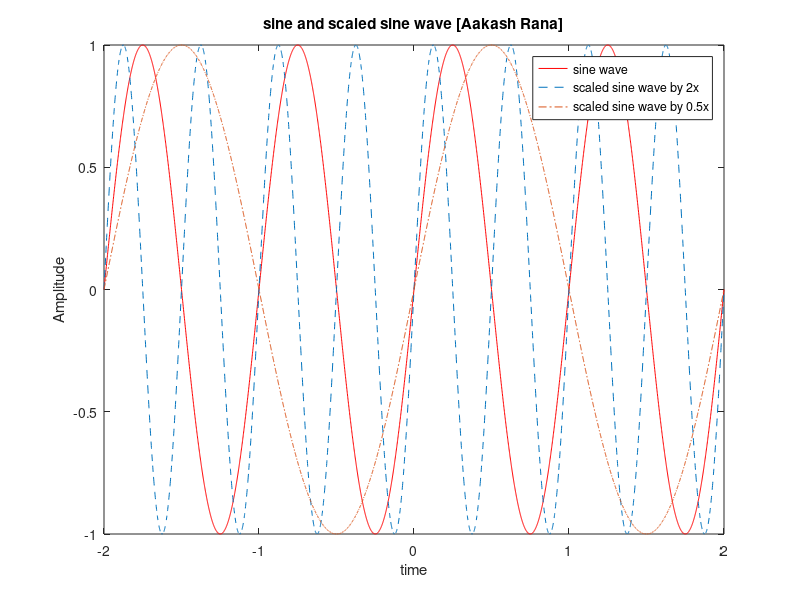

This figure's MATLAB source:
%AAKASH RANA [KAN 078 BCT 004]
%Plot a sinusoidal signal, y(t)=sin(2*pi*t)
%Scale the signal by- a) 2 times  b) 0.5 times

clc;
clear all;
close all;

% Folding of independent variable
t = -2:0.001:2;
y = sin(2*pi*t);

% Plot original sine wave
plot(t, y, 'r');
hold on;

% Scaled signal by 2 times
y2 = sin(2*pi*t * 2);
plot(t, y2, '--');
hold on;

% Scaled signal by 0.5 times
y3 = sin(2*pi*t * 0.5);
plot(t, y3, '-.');
hold on;

% Adding legend and label
legend('sine wave', 'scaled sine wave by 2x', 'scaled sine wave by 0.5x');
xlabel('time');
ylabel('Amplitude');
title('sine and scaled sine wave [Aakash Rana]');

